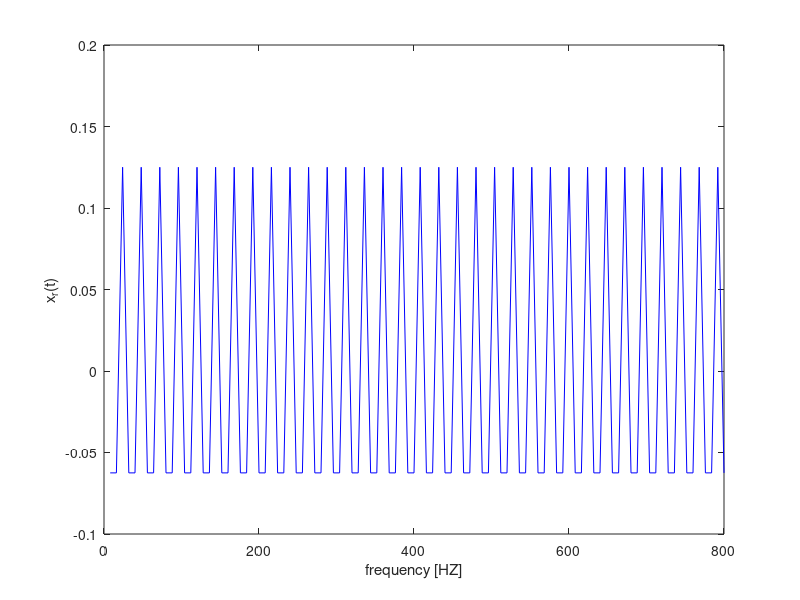

Recreate this plot in MATLAB.
clc
clear all

T2 = 8;
n = 1:100;
t = n.*T2;
X3= cos((n.*T2.*pi)./12);
x_t = zeros(1, length(t));
for ii = 1:length(t)
    x_t(ii) = sum(X3.*(sinc(t(ii)-n.*T2)/T2));
end
figure()
plot(t, x_t, 'b');
xlabel('frequency [HZ]');
ylabel('x_{r}(t)');